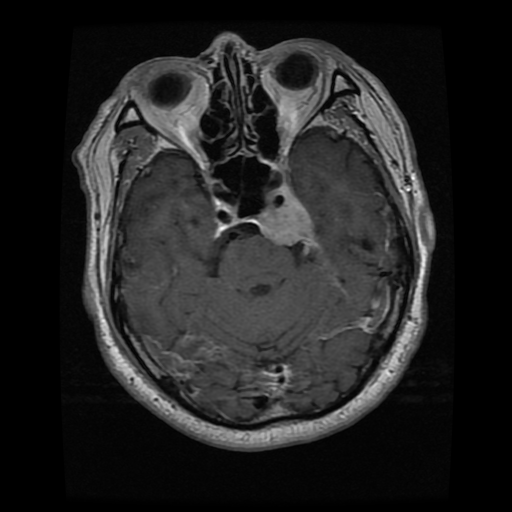
#> input picture sample_brain_image.png, 512 x 512 px
$ python -i brain_PIPELINE.py   (imports and definitions only)   (older library calls are emulated)
#> lines starting #> are read from the running program, lines starting #| are printed output that depends on the picture
import numpy as np
import cv2
import matplotlib.pyplot as plt

from sklearn.model_selection import train_test_split
from skimage.feature import hog
from sklearn.decomposition import PCA

from sklearn.ensemble import RandomForestClassifier
from sklearn.svm import SVC

from sklearn.metrics import accuracy_score, classification_report, confusion_matrix, ConfusionMatrixDisplay

import skfuzzy as fuzz

def flush_memory():
    import gc
    gc.collect()

# [44 lines left out: functions sobel_edge_detection, kirsch_edge_detection, canny_edge_detection, fuzzy_cmeans, not called in this run]

def morphological_operations(img: np.ndarray, operation = "open", kernel_size: int = 2) -> np.ndarray: # shortened method names are here
    kernel = cv2.getStructuringElement(cv2.MORPH_RECT, (kernel_size, kernel_size))
    img_gray = cv2.cvtColor(img, cv2.COLOR_BGR2GRAY)
    if operation == 'dilate':
        result = cv2.dilate(img_gray, kernel, iterations=1)
    elif operation == 'erode':
        result = cv2.erode(img_gray, kernel, iterations=1)
    elif operation == 'open':
        result = cv2.morphologyEx(img_gray, cv2.MORPH_OPEN, kernel)
    elif operation == 'close':
        result = cv2.morphologyEx(img_gray, cv2.MORPH_CLOSE, kernel)
    else:
        raise ValueError(f"Invalid operation: {operation}. Choose from 'dilate', 'erode', 'open', 'close'.")

    return result

# [17 lines left out: function apply_segmentation, not called in this run]

def normalize_images(images:np.ndarray) -> np.ndarray:
    return [img / 255.0 for img in images]

# [44 lines left out: functions extract_features, train_and_evaluate, not called in this run]


# [38 lines not run here, left out]

>>> import cv2
>>> picture = cv2.imread('sample_brain_image.png')
#> picture is the input picture: shape (512, 512, 3); min 0, max 255, mean 35
>>> result = morphological_operations(picture)
#> in morphological_operations, `result = cv2.morphologyEx(img_gray, cv2.MORPH_OPEN, kernel)`:
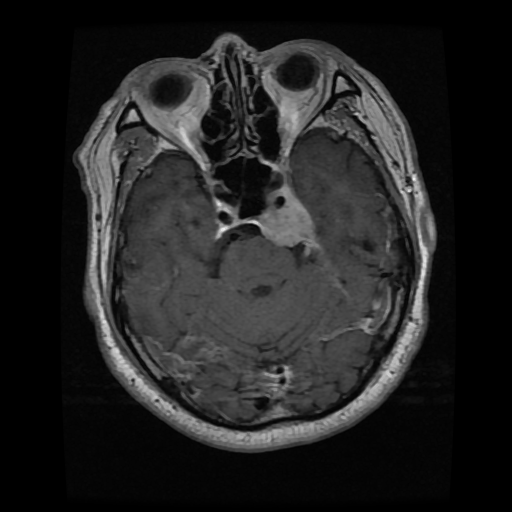
#> result: shape (512, 512); min 0, max 237, mean 34.7
